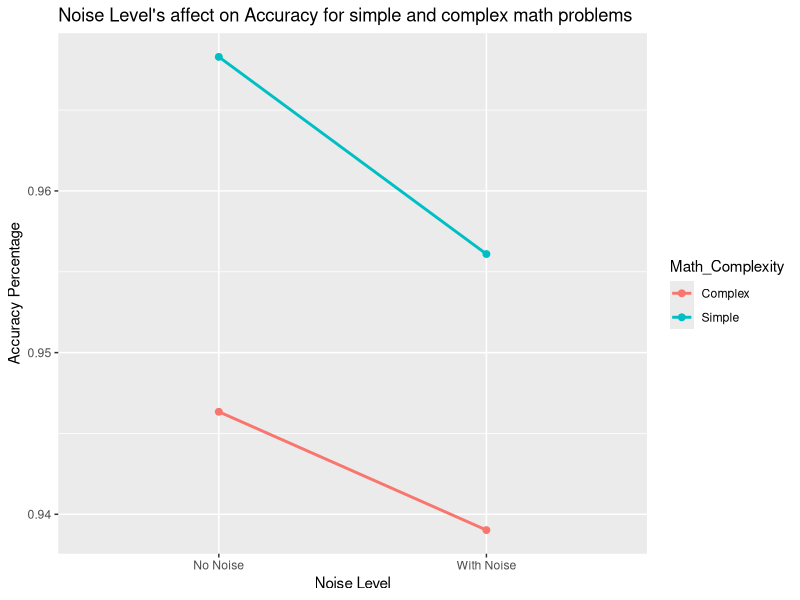

R code for this plot:
library(ggplot2)


data <- read.csv("237 Project.csv")

data$Noise_Condition <- factor(data$Noise_Condition, levels = c(0,1), labels=(c('No Noise', 'With Noise')))

accuracy_plot <- ggplot(data, aes(x=Noise_Condition, y=Accuracy_Percentage, color=Math_Complexity, group=Math_Complexity)) + 
  stat_summary(fun=mean, geom="line", size=1)+
  stat_summary(fun=mean, geom="point", size=2)+
  labs(title="Noise Level's affect on Accuracy for simple and complex math problems", x="Noise Level", y="Accuracy Percentage")


print(accuracy_plot)

